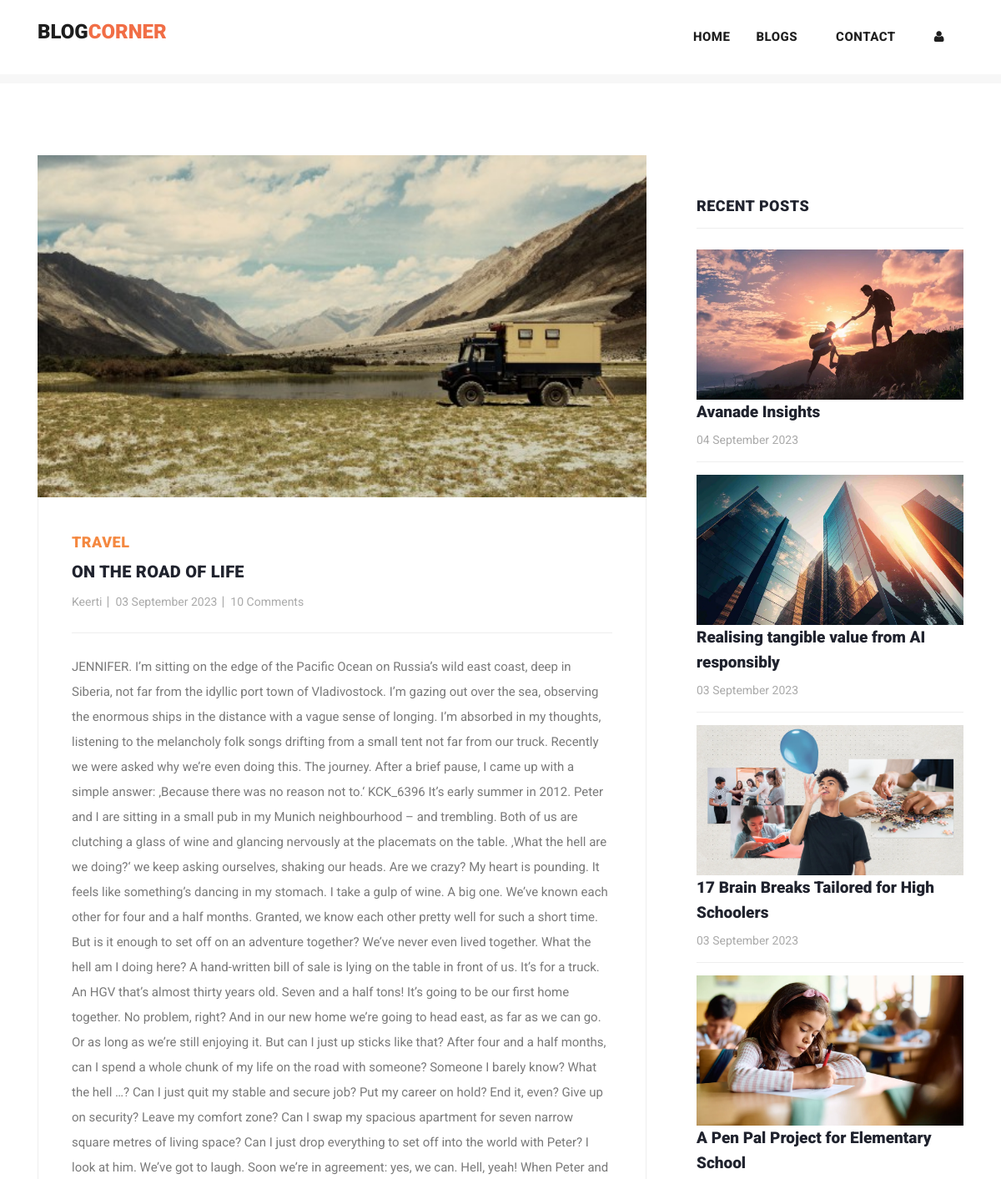
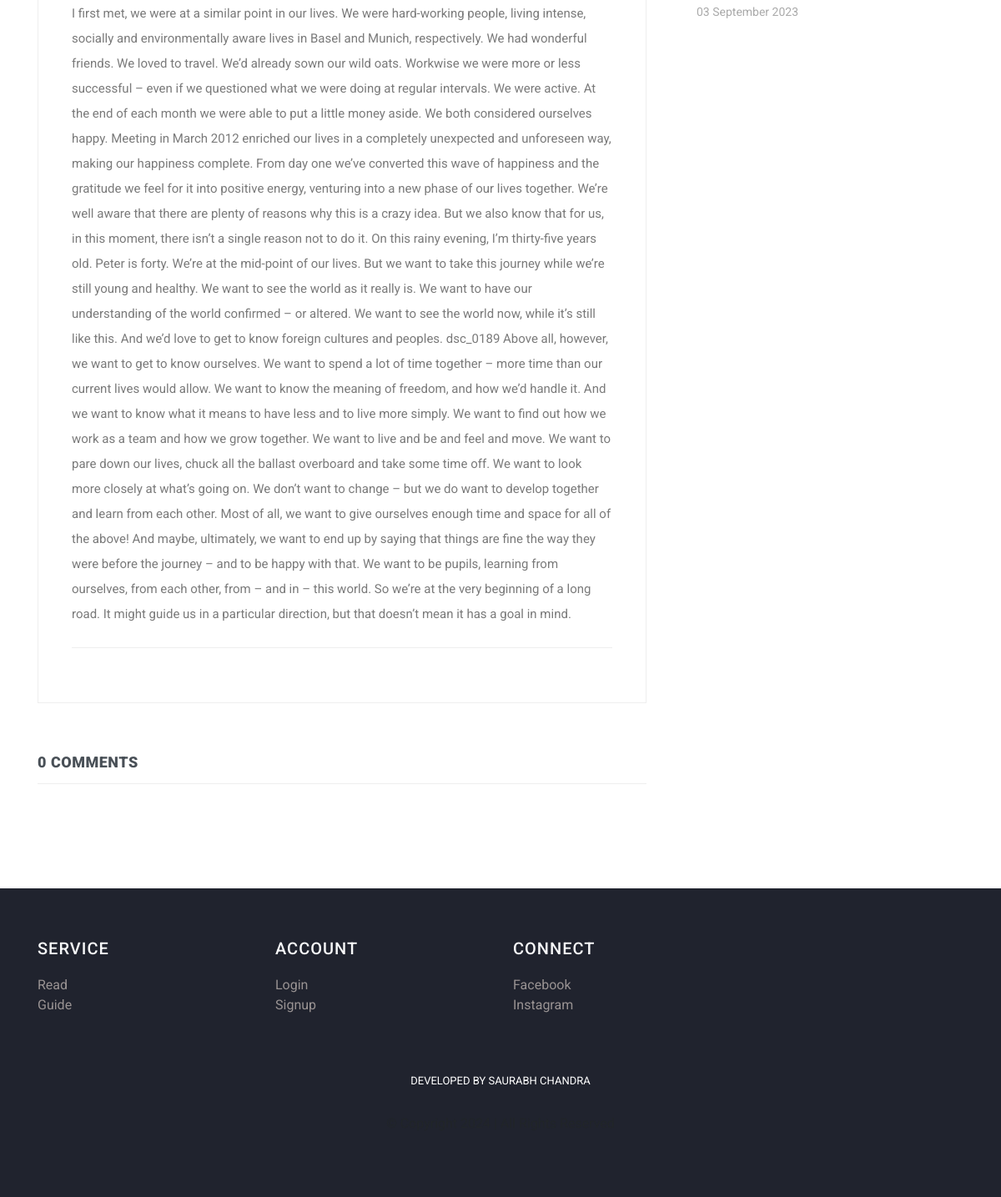
The page /post/18 on the database its author committed (2 pictures, top to bottom).
### myapp/models.py (models this page shows, shortened)
class Post(models.Model):
    postname = models.CharField(max_length=600)
    category = models.CharField(max_length=600)
    image = models.ImageField(upload_to='images/posts',blank=True,null=True)
    content = models.CharField(max_length=100000)
    time = models.CharField(default=time,max_length=100, blank=True)
    likes = models.IntegerField(null=True,blank=True,default=0)
    user = models.ForeignKey(User,on_delete=models.CASCADE)

### myapp/views.py (the view)
# urls.py: path("post/<int:id>",views.post,name="post"),
def post(request,id):
    post = Post.objects.get(id=id)
    return render(request,"post-details.html",{
        "user":request.user,
        'post':Post.objects.get(id=id),
        'recent_posts':Post.objects.all().order_by("-id"),
        'media_url':settings.MEDIA_URL,
        'comments':Comment.objects.filter(post_id = post.id),
        'total_comments': len(Comment.objects.filter(post_id = post.id))
    })

### templates/post-details.html (shortened to what this page needs)
{% load static %}
<!DOCTYPE html>
<html lang="en">
  <head>
    <link href="https://cdn.jsdelivr.net/npm/bootstrap@5.3.0-alpha3/dist/css/bootstrap.min.css" rel="stylesheet">
    <link href="{% static 'vendor/bootstrap/css/bootstrap.min.css' %}" rel="stylesheet">
    <link rel="stylesheet" href="{% static 'assets/css/fontawesome.css' %}">
    <link rel="stylesheet" href="{% static 'assets/css/templatemo-stand-blog.css' %}">
    <link rel="stylesheet" href="{% static 'assets/css/owl.css' %}">
  </head>
  <body>
    {%include 'header.html'%}
    <section class="blog-posts grid-system">
      <div class="container">
        <div class="row">
          <div class="col-lg-8">
            <div class="all-blog-posts">
              <div class="row">
                <div class="col-lg-12">
                  <div class="blog-post">
                    <div class="blog-thumb">
                      <img src="{{media_url}}{{post.image}}" alt="post_image">
                    </div>
                    <div class="down-content">
                      <span>{{post.category}}</span>
                      <a><h4>{{post.postname}}</h4></a>
                      <ul class="post-info">
                        <li><a href="#">{{post.user}}</a></li>
                        <li><a href="#">{{post.time}}</a></li>
                        <li><a href="#">10 Comments</a></li>
                      </ul>
                      <p>{{post.content}}</p>
                    </div>
                  </div>
                </div>
                <div class="col-lg-12">
                  <div class="sidebar-item comments">
                    <div class="sidebar-heading">
                      <h2 class="text-dark-emphasis">{{total_comments}} comments</h2>
                    </div>
                  </div>
                </div>
              </div>
            </div>
          </div>
          <div class="col-lg-4">
            <div class="sidebar">
              <div class="row">
                <div class="col-lg-12">
                  <div class="sidebar-item recent-posts">
                    <div class="sidebar-heading">
                      <h2>Recent Posts</h2>
                    </div>
                    <div class="content">
                      <ul>
                        {% for post in recent_posts|slice:"0:4" %}
                        <li>
                          <img src="{{media_url}}{{post.image}}" class="img-fluid" alt="">
                          <a href="post-details.html">
                            <a href="{% url 'post' post.id %}" class="text-decoration-none text-dark"><h5>{{post.postname}}</h5></a>
                          <span>{{post.time}}</span>
                        </a></li>
                        {% endfor %}
                      </ul>
                    </div>
                  </div>
                </div>
              </div>
            </div>
          </div>
        </div>
      </div>
    </section>
   {% include "footer.html" %}
  </body>
</html>

### templates/header.html (shortened to what this page needs)
<header class="">
  <nav class="navbar navbar-expand-lg bg-white">
    <div class="container">
      <a class="navbar-brand" href="{% url 'index' %}">
        <h2>Blog<span style="color: rgb(241, 110, 70);">Corner</span></h2>
      </a>
      <div class="collapse navbar-collapse" id="navbarResponsive">
        <ul class="navbar-nav ml-auto">
          <li>
            <a class="nav-link" href="{% url 'index' %}">Home
            </a>
          </li>
          <li class="nav-item">
            <a class="nav-link" href="{% url 'blog' %}">Blogs</a>
          </li>
          <li class="nav-item">
            <a class="nav-link" href="{% url 'contact' %}">Contact</a>
          </li>
          {% if user.is_authenticated %}
          <li class="nav-item">
            <a class="nav-link" href="{% url 'create' %}">Create</a>
          </li>
          <li class="nav-item">
            <a class="nav-link" href="{% url 'profile' user.id %}">Profile</a>
          </li>
          <li class="nav-item">
            <a class="nav-link text-primary" href="{% url 'logout' %}">Logout</a>
          </li>
          {% else %}
          <li class="nav-item">
            <a class="nav-link" href="{% url 'signin' %}"><i class="fa fa-user"></i></a>
          </li>
          {% endif %}
        </ul>
      </div>
    </div>
  </nav>
</header>
<div class="main-banner header-text">
  <div class="container-fluid">
    <div class="owl-banner owl-carousel">
    </div>
  </div>
</div>

### templates/footer.html (shortened to what this page needs)
<footer>
  <div class="container">
    <div class="row">
      <div class="col-lg-3 col-md-6 col-sm-12">
        <h4 class="text-light">SERVICE</h4>
        <ul>
          <li><a href="#">Read</a></li>
          <li><a href="#">Guide</a></li>
        </ul>
      </div>
      <div class="col-lg-3 col-md-6 col-sm-12">
        <h4 class="text-light">ACCOUNT</h4>
        <ul>
          <li><a href="{% url 'signin' %}">Login</a></li>
          <li><a href="{% url 'signup' %}">Signup</a></li>
        </ul>
      </div>
      <div class="col-lg-3 col-md-6 col-sm-12">
        <h4 class="text-light">CONNECT</h4>
        <ul>
          <li><a href="*">Facebook</a></li>
          <li><a href="*">Instagram</a></li>
        </ul>
      </div>
    </div>
  </div>
  <div class="container mt-5">
    <div class="row">
      <div class="col-lg-12">
        <div class="p-3">
          <p>Developed by Saurabh Chandra</p> <br>
        </div>
      </div>
    </div>
  </div>
</footer>

### static/assets/css/templatemo-stand-blog.css (style rules this page uses)
body { font-family: 'Roboto', sans-serif; overflow-x: hidden; text-rendering: optimizeLegibility; -webkit-font-smoothing: antialiased; -moz-osx-font-smoothing: grayscale; }
p { margin-bottom: 0px; font-size: 15px; font-weight: 400; color: #7a7a7a; line-height: 30px; }
a { text-decoration: none!important; }
ul { padding: 0; margin: 0; list-style: none; }
h1,h2,h3,h4,h5,h6 { margin: 0px; }
header { position: absolute; z-index: 99999; width: 100%; height: 100px; background-color: #f7f7f7; -webkit-transition: all 0.3s ease-in-out 0s; -moz-transition: all 0.3s ease-in-out 0s; -o-transition: all 0.3s ease-in-out 0s; transition: all 0.3s ease-in-out 0s; }
header .navbar { padding: 25px 0px; }
.navbar .navbar-brand { float: left; margin-top: -12px; outline: none; }
.navbar .navbar-brand h2 { color: #1e1e1e; text-transform: uppercase; font-size: 24px; font-weight: 900; -webkit-transition: all .3s ease 0s; -moz-transition: all .3s ease 0s; -o-transition: all .3s ease 0s; transition: all .3s ease 0s; }
#navbarResponsive { z-index: 999; }
.navbar-collapse { text-align: center; }
.navbar .navbar-nav .nav-item { margin: 0px 15px; }
.navbar .navbar-nav a.nav-link { text-transform: capitalize; font-size: 15px; font-weight: 800; text-transform: uppercase; letter-spacing: 0.5px; color: #1e1e1e; transition: all 0.3s; }
.main-banner .container-fluid { padding: 0px 10px; margin-bottom: -24px; }
.owl-banner { padding-top: 110px; }
.blog-posts { margin-top: 100px; }
.blog-posts .blog-post { margin-bottom: 30px; }
.blog-posts .blog-thumb img { width: 100%; overflow: hidden; }
.blog-posts .down-content { padding: 40px; border-right: 1px solid #eee; border-left: 1px solid #eee; border-bottom: 1px solid #eee; }
.blog-posts .down-content span { font-size: 18px; text-transform: uppercase; letter-spacing: 0.5px; font-weight: 900; color: #f48840; }
.blog-posts .down-content h4 { font-size: 24px; text-transform: capitalize; letter-spacing: 0.5px; font-weight: 900; color: #20232e; margin: 10px 0px 12px 0px; }
.blog-posts .down-content ul.post-info li { display: inline-block; margin-right: 8px; }
.blog-posts .down-content ul.post-info li:after { content: '|'; color: #aaa; margin-left: 8px; }
.blog-posts .down-content h4 { font-size: 20px; letter-spacing: 0.25px; }
.grid-system .down-content ul.post-info li { margin-right: 3px; }
.grid-system .down-content ul.post-info li:after { margin-left: 5px; }
.blog-posts .down-content ul.post-info li:last-child::after { display: none; }
.blog-posts .down-content ul.post-info li a { font-size: 14px; color: #aaa; font-weight: 400; transition: all .3s; }
.blog-posts .down-content p { padding: 25px 0px; margin: 25px 0px; border-top: 1px solid #eee; border-bottom: 1px solid #eee; }
.blog-posts .sidebar-heading h2 { font-size: 18px; text-transform: uppercase; font-weight: 900; letter-spacing: 0.5px; color: #20232e; border-bottom: 1px solid #eee; padding-bottom: 15px; margin-bottom: 25px; }
.blog-posts .comments { margin-top: 30px; }
.sidebar { margin-left: 30px; }
.sidebar .sidebar-item { margin-top: 50px; }
.sidebar .sidebar-heading h2 { font-size: 18px; text-transform: uppercase; font-weight: 900; letter-spacing: 0.5px; color: #20232e; border-bottom: 1px solid #eee; padding-bottom: 15px; margin-bottom: 25px; }
.sidebar .recent-posts ul li { margin-bottom: 15px; padding-bottom: 15px; border-bottom: 1px solid #eee; }
.sidebar .recent-posts ul li:last-child { margin-bottom: 0px; padding-bottom: 0px; border-bottom: none; }
.sidebar .recent-posts ul li h5 { font-size: 19px; font-weight: 900; color: #20232e; line-height: 30px; transition: all 0.3s; }
.sidebar .recent-posts ul li span { display: block; font-size: 14px; color: #aaa; margin-top: 8px; }
footer { margin-top: 100px; text-align: center; background-color: #20232e; padding: 60px 0px; }
footer p { font-size: 13px; text-transform: uppercase; color: #fff; }

### templates/footer.html (style rules this page uses)
h4 { text-align: left; color: #dfdada; letter-spacing: 1px; margin-bottom: 20px; font-size: 20px; }
li { text-decoration: none; text-align: left; }
li a { color: rgb(153, 147, 147); }

### rows shown on the page
Post: image (picture), category "TRAVEL", postname "ON THE ROAD OF LIFE", user "Keerti", time "03 September 2023", content "JENNIFER. I’m sitting on the edge of the Pacific Ocean on Russia’s wild east coast, deep in Siberia, not far from the idyllic port town of Vladivostock. I’m gazing out over the sea, observing the enormous ships in the distance with a vague sense of longing. I’m absorbed in my thoughts, listening to the melancholy folk songs drifting from a small tent not far from our truck. Recently we were asked why we’re even doing this. The journey. After a brief pause, I came up with a simple answer: ‚Because there was no reason not to.‘ KCK_6396 It’s early summer in 2012. Peter and I are sitting in a small pub in my Munich neighbourhood – and trembling. Both of us are clutching a glass of wine and…"
Post: image (picture), postname "Avanade Insights", time "04 September 2023"
Post: image (picture), postname "Realising tangible value from AI responsibly", time "03 September 2023"
Post: image (picture), postname "17 Brain Breaks Tailored for High Schoolers", time "03 September 2023"
Post: image (picture), postname "A Pen Pal Project for Elementary School", time "03 September 2023"

### other values the page prints
{{ total_comments }} "0"
